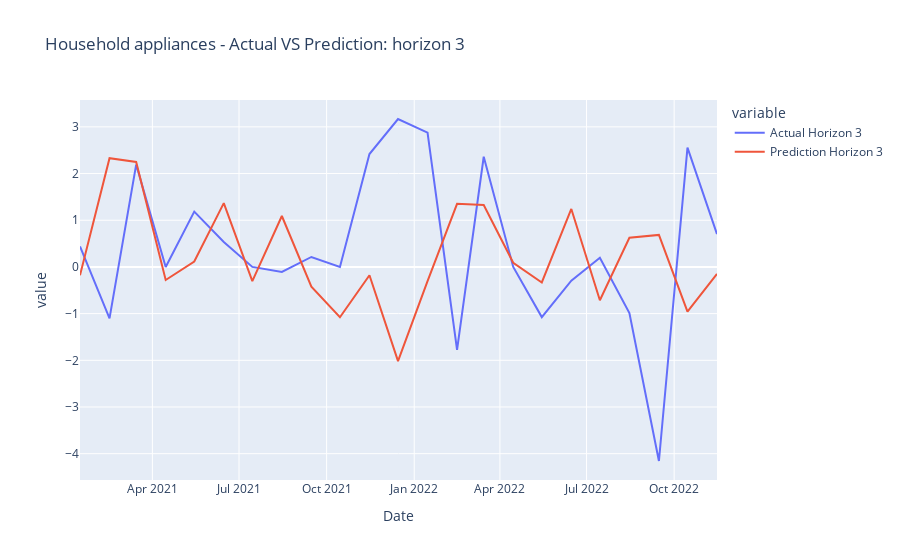
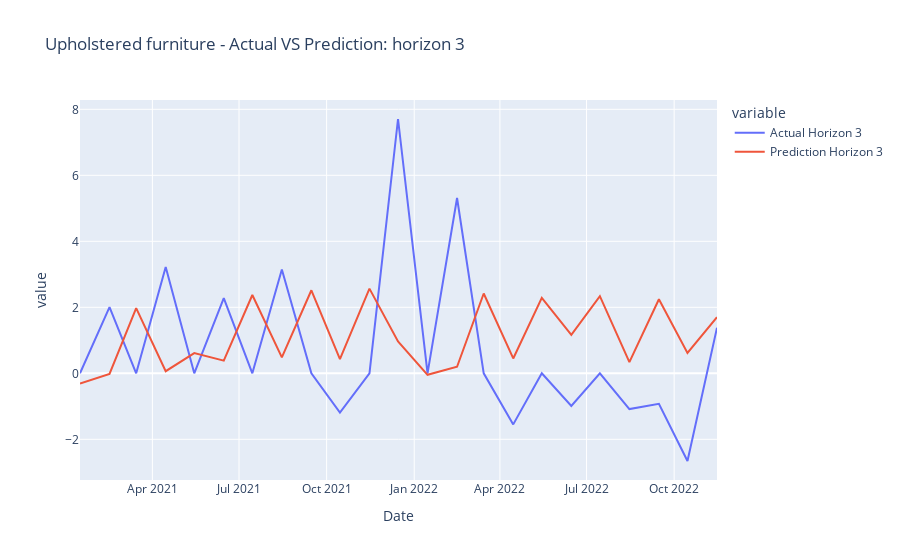
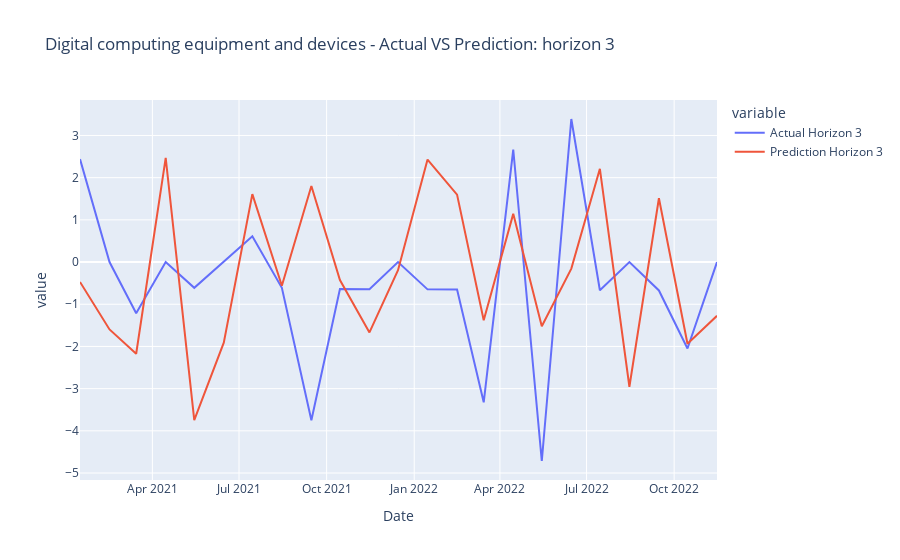
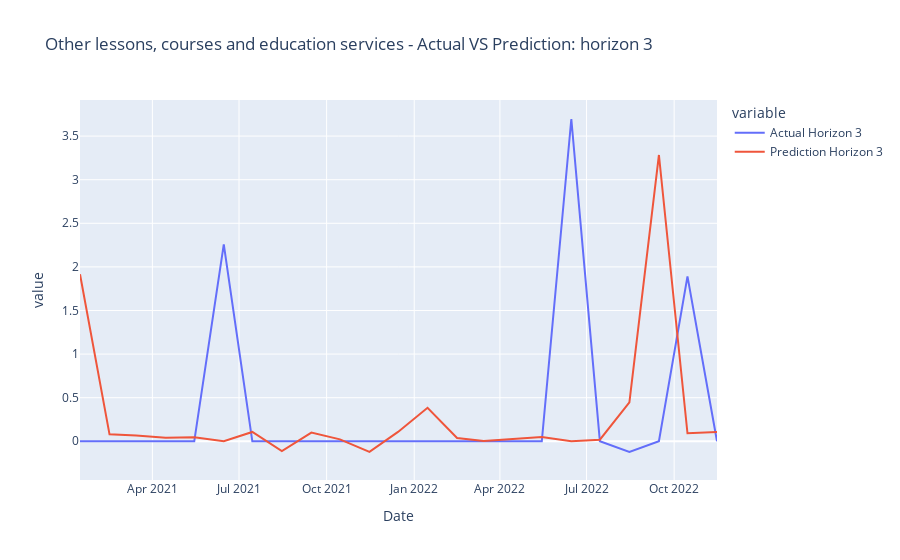

The notebook cell saved with these charts, in order:
### Code cell
#categories = list(all_data_test_dict_hor_3.keys())
plot_results_horizon(all_data_test_dict_hor_3, categories, 3)

### Figure 1 — Plotly figure (JSON) as saved in the notebook; plotly's stock layout.template omitted (floating-point values rounded to 4 significant figures)
{"data": [{"hovertemplate": "variable=Actual Horizon 3<br>Date=%{x}<br>value=%{y}<extra></extra>", "legendgroup": "Actual Horizon 3", "line": {"color": "#636efa", "dash": "solid"}, "marker": {"symbol": "circle"}, "mode": "lines", "name": "Actual Horizon 3", "orientation": "v", "showlegend": true, "type": "scatter", "x": ["2021-01-15", "2021-02-15", "2021-03-15", "2021-04-15", "2021-05-15", "2021-06-15", "2021-07-15", "2021-08-15", "2021-09-15", "2021-10-15", "2021-11-15", "2021-12-15", "2022-01-15", "2022-02-15", "2022-03-15", "2022-04-15", "2022-05-15", "2022-06-15", "2022-07-15", "2022-08-15", "2022-09-15", "2022-10-15", "2022-11-15", null, null, null], "xaxis": "x", "y": [0.4391, -1.101, 2.191, 0, 1.185, 0.5339, 0, -0.1066, 0.213, 0, 2.417, 3.168, 2.876, -1.775, 2.36, 0, -1.075, -0.2951, 0.1969, -0.9882, -4.157, 2.555, 0.7039, null, null, null], "yaxis": "y"}, {"hovertemplate": "variable=Prediction Horizon 3<br>Date=%{x}<br>value=%{y}<extra></extra>", "legendgroup": "Prediction Horizon 3", "line": {"color": "#EF553B", "dash": "solid"}, "marker": {"symbol": "circle"}, "mode": "lines", "name": "Prediction Horizon 3", "orientation": "v", "showlegend": true, "type": "scatter", "x": ["2021-01-15", "2021-02-15", "2021-03-15", "2021-04-15", "2021-05-15", "2021-06-15", "2021-07-15", "2021-08-15", "2021-09-15", "2021-10-15", "2021-11-15", "2021-12-15", "2022-01-15", "2022-02-15", "2022-03-15", "2022-04-15", "2022-05-15", "2022-06-15", "2022-07-15", "2022-08-15", "2022-09-15", "2022-10-15", "2022-11-15", null, null, null], "xaxis": "x", "y": [-0.178, 2.329, 2.248, -0.2793, 0.1148, 1.367, -0.3058, 1.091, -0.4217, -1.078, -0.178, -2.018, -0.3051, 1.352, 1.325, 0.08883, -0.3329, 1.242, -0.7135, 0.6254, 0.6856, -0.9583, -0.1506, -0.4678, -0.1756, null], "yaxis": "y"}], "layout": {"legend": {"title": {"text": "variable"}, "tracegroupgap": 0}, "title": {"text": "Household appliances - Actual VS Prediction: horizon 3"}, "xaxis": {"anchor": "y", "domain": [0, 1], "title": {"text": "Date"}}, "yaxis": {"anchor": "x", "domain": [0, 1], "title": {"text": "value"}}}}

### Figure 2 — Plotly figure (JSON) as saved in the notebook; plotly's stock layout.template omitted (floating-point values rounded to 4 significant figures)
{"data": [{"hovertemplate": "variable=Actual Horizon 3<br>Date=%{x}<br>value=%{y}<extra></extra>", "legendgroup": "Actual Horizon 3", "line": {"color": "#636efa", "dash": "solid"}, "marker": {"symbol": "circle"}, "mode": "lines", "name": "Actual Horizon 3", "orientation": "v", "showlegend": true, "type": "scatter", "x": ["2021-01-15", "2021-02-15", "2021-03-15", "2021-04-15", "2021-05-15", "2021-06-15", "2021-07-15", "2021-08-15", "2021-09-15", "2021-10-15", "2021-11-15", "2021-12-15", "2022-01-15", "2022-02-15", "2022-03-15", "2022-04-15", "2022-05-15", "2022-06-15", "2022-07-15", "2022-08-15", "2022-09-15", "2022-10-15", "2022-11-15", null, null, null], "xaxis": "x", "y": [0, 2.004, 0, 3.221, 0, 2.279, 0, 3.143, 0, -1.19, 0, 7.706, 0, 5.312, 0, -1.548, 0, -0.9901, 0, -1.084, -0.9263, -2.658, 1.381, null, null, null], "yaxis": "y"}, {"hovertemplate": "variable=Prediction Horizon 3<br>Date=%{x}<br>value=%{y}<extra></extra>", "legendgroup": "Prediction Horizon 3", "line": {"color": "#EF553B", "dash": "solid"}, "marker": {"symbol": "circle"}, "mode": "lines", "name": "Prediction Horizon 3", "orientation": "v", "showlegend": true, "type": "scatter", "x": ["2021-01-15", "2021-02-15", "2021-03-15", "2021-04-15", "2021-05-15", "2021-06-15", "2021-07-15", "2021-08-15", "2021-09-15", "2021-10-15", "2021-11-15", "2021-12-15", "2022-01-15", "2022-02-15", "2022-03-15", "2022-04-15", "2022-05-15", "2022-06-15", "2022-07-15", "2022-08-15", "2022-09-15", "2022-10-15", "2022-11-15", null, null, null], "xaxis": "x", "y": [-0.3075, -0.02043, 1.977, 0.06426, 0.6118, 0.3839, 2.373, 0.4833, 2.516, 0.4328, 2.565, 0.9663, -0.04558, 0.1984, 2.418, 0.4499, 2.289, 1.165, 2.336, 0.3395, 2.245, 0.6182, 1.702, 0.8308, 0.6987, null], "yaxis": "y"}], "layout": {"legend": {"title": {"text": "variable"}, "tracegroupgap": 0}, "title": {"text": "Upholstered furniture - Actual VS Prediction: horizon 3"}, "xaxis": {"anchor": "y", "domain": [0, 1], "title": {"text": "Date"}}, "yaxis": {"anchor": "x", "domain": [0, 1], "title": {"text": "value"}}}}

### Figure 3 — Plotly figure (JSON) as saved in the notebook; plotly's stock layout.template omitted (floating-point values rounded to 4 significant figures)
{"data": [{"hovertemplate": "variable=Actual Horizon 3<br>Date=%{x}<br>value=%{y}<extra></extra>", "legendgroup": "Actual Horizon 3", "line": {"color": "#636efa", "dash": "solid"}, "marker": {"symbol": "circle"}, "mode": "lines", "name": "Actual Horizon 3", "orientation": "v", "showlegend": true, "type": "scatter", "x": ["2021-01-15", "2021-02-15", "2021-03-15", "2021-04-15", "2021-05-15", "2021-06-15", "2021-07-15", "2021-08-15", "2021-09-15", "2021-10-15", "2021-11-15", "2021-12-15", "2022-01-15", "2022-02-15", "2022-03-15", "2022-04-15", "2022-05-15", "2022-06-15", "2022-07-15", "2022-08-15", "2022-09-15", "2022-10-15", "2022-11-15", null, null, null], "xaxis": "x", "y": [2.439, 0, -1.212, 0, -0.6116, 0, 0.6116, -0.6116, -3.75, -0.639, -0.6431, 0, -0.6473, -0.6515, -3.323, 2.667, -4.715, 3.39, -0.6689, 0, -0.6734, -2.048, 0, null, null, null], "yaxis": "y"}, {"hovertemplate": "variable=Prediction Horizon 3<br>Date=%{x}<br>value=%{y}<extra></extra>", "legendgroup": "Prediction Horizon 3", "line": {"color": "#EF553B", "dash": "solid"}, "marker": {"symbol": "circle"}, "mode": "lines", "name": "Prediction Horizon 3", "orientation": "v", "showlegend": true, "type": "scatter", "x": ["2021-01-15", "2021-02-15", "2021-03-15", "2021-04-15", "2021-05-15", "2021-06-15", "2021-07-15", "2021-08-15", "2021-09-15", "2021-10-15", "2021-11-15", "2021-12-15", "2022-01-15", "2022-02-15", "2022-03-15", "2022-04-15", "2022-05-15", "2022-06-15", "2022-07-15", "2022-08-15", "2022-09-15", "2022-10-15", "2022-11-15", null, null, null], "xaxis": "x", "y": [-0.4717, -1.596, -2.173, 2.471, -3.743, -1.91, 1.609, -0.5601, 1.803, -0.4255, -1.667, -0.1923, 2.428, 1.598, -1.379, 1.142, -1.521, -0.1549, 2.21, -2.955, 1.512, -1.936, -1.275, -1.849, 0.4429, null], "yaxis": "y"}], "layout": {"legend": {"title": {"text": "variable"}, "tracegroupgap": 0}, "title": {"text": "Digital computing equipment and devices - Actual VS Prediction: horizon 3"}, "xaxis": {"anchor": "y", "domain": [0, 1], "title": {"text": "Date"}}, "yaxis": {"anchor": "x", "domain": [0, 1], "title": {"text": "value"}}}}

### Figure 4 — Plotly figure (JSON) as saved in the notebook; plotly's stock layout.template omitted (floating-point values rounded to 4 significant figures)
{"data": [{"hovertemplate": "variable=Actual Horizon 3<br>Date=%{x}<br>value=%{y}<extra></extra>", "legendgroup": "Actual Horizon 3", "line": {"color": "#636efa", "dash": "solid"}, "marker": {"symbol": "circle"}, "mode": "lines", "name": "Actual Horizon 3", "orientation": "v", "showlegend": true, "type": "scatter", "x": ["2021-01-15", "2021-02-15", "2021-03-15", "2021-04-15", "2021-05-15", "2021-06-15", "2021-07-15", "2021-08-15", "2021-09-15", "2021-10-15", "2021-11-15", "2021-12-15", "2022-01-15", "2022-02-15", "2022-03-15", "2022-04-15", "2022-05-15", "2022-06-15", "2022-07-15", "2022-08-15", "2022-09-15", "2022-10-15", "2022-11-15", null, null, null], "xaxis": "x", "y": [0, 0, 0, 0, 0, 2.259, 0, 0, 0, 0, 0, 0, 0, 0, 0, 0, 0, 3.696, 0, -0.1231, 0, 1.891, 0, null, null, null], "yaxis": "y"}, {"hovertemplate": "variable=Prediction Horizon 3<br>Date=%{x}<br>value=%{y}<extra></extra>", "legendgroup": "Prediction Horizon 3", "line": {"color": "#EF553B", "dash": "solid"}, "marker": {"symbol": "circle"}, "mode": "lines", "name": "Prediction Horizon 3", "orientation": "v", "showlegend": true, "type": "scatter", "x": ["2021-01-15", "2021-02-15", "2021-03-15", "2021-04-15", "2021-05-15", "2021-06-15", "2021-07-15", "2021-08-15", "2021-09-15", "2021-10-15", "2021-11-15", "2021-12-15", "2022-01-15", "2022-02-15", "2022-03-15", "2022-04-15", "2022-05-15", "2022-06-15", "2022-07-15", "2022-08-15", "2022-09-15", "2022-10-15", "2022-11-15", null, null, null], "xaxis": "x", "y": [1.916, 0.07965, 0.06545, 0.04045, 0.04669, 8.794e-05, 0.107, -0.1117, 0.1003, 0.02184, -0.1213, 0.1076, 0.3839, 0.03802, 0.004203, 0.02702, 0.05003, 0.00146, 0.01793, 0.4464, 3.283, 0.09168, 0.107, -0.226, 0.08735, null], "yaxis": "y"}], "layout": {"legend": {"title": {"text": "variable"}, "tracegroupgap": 0}, "title": {"text": "Other lessons, courses and education services - Actual VS Prediction: horizon 3"}, "xaxis": {"anchor": "y", "domain": [0, 1], "title": {"text": "Date"}}, "yaxis": {"anchor": "x", "domain": [0, 1], "title": {"text": "value"}}}}
